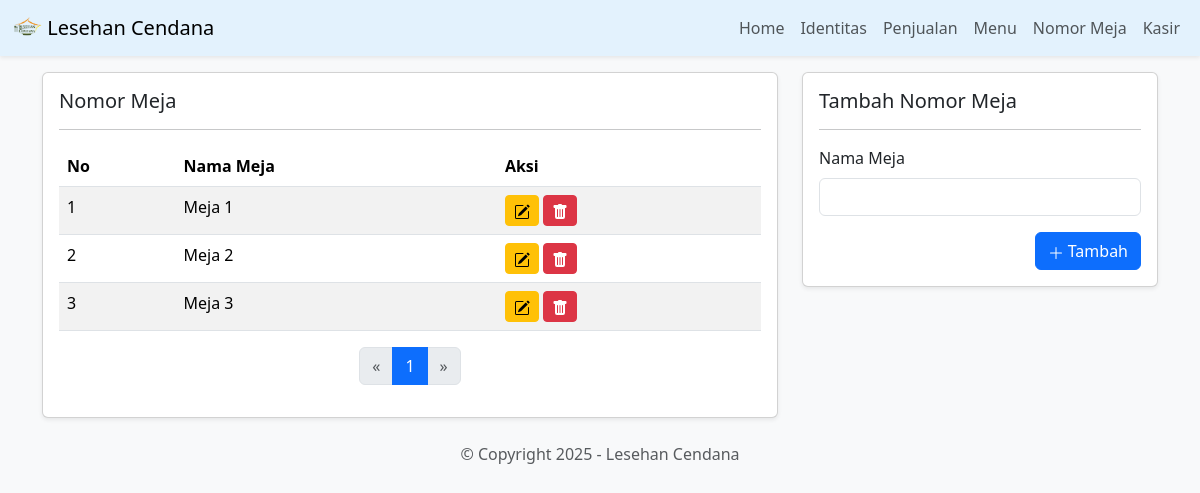
The page /main.php?module=meja on the database as committed earlier.
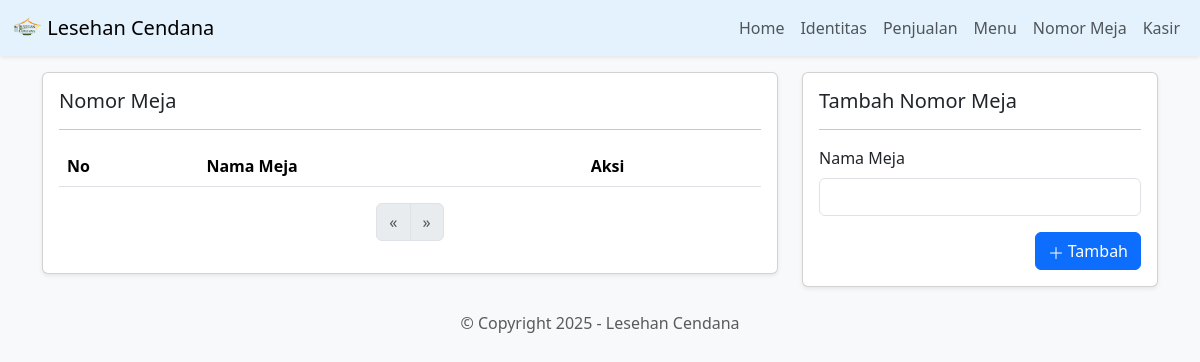
The same page on the database as committed later.
### tables this page shows
CREATE TABLE `identitas` (
  `id` int NOT NULL,
  `nama` varchar(255) NOT NULL,
  `alamat` text NOT NULL,
  `telepon` varchar(50) NOT NULL
);

CREATE TABLE `meja` (
  `id` int NOT NULL,
  `nama_meja` char(25) NOT NULL,
  `created_at` timestamp NOT NULL,
  `updated_at` timestamp NOT NULL
);

### modul/meja/index.php (the view, shortened to what this page needs)
<div class="container mt-3">
    <div class="row justify-content-center">
        <div class="col-lg-8 col-md-10 col-sm-12">
            <div class="card shadow-sm">
                <div class="card-body">
                    <h5 class="card-title">Nomor Meja</h5>
                    <hr>
                    <div class="table-responsive">
                        <table class="table table-striped table-hover">
                            <thead>
                                <tr>
                                    <th>No</th>
                                    <th>Nama Meja</th>
                                    <th>Aksi</th>
                                </tr>
                            </thead>
                            <tbody>
                                <?php
                                $per_halaman = 10;
                                $sql_total = "SELECT COUNT(*) FROM meja";
                                $result_total = mysqli_query($koneksi, $sql_total);
                                $total_data = mysqli_fetch_row($result_total)[0];
                                $total_halaman = ceil($total_data / $per_halaman);
                                $halaman = isset($_GET['page']) ? (int)$_GET['page'] : 1;
                                $halaman = max($halaman, 1);
                                $offset = ($halaman - 1) * $per_halaman;
                                $sql = "SELECT * FROM meja LIMIT $offset, $per_halaman";
                                $query = mysqli_query($koneksi, $sql);
                                $no = $offset + 1;
                                while ($data = mysqli_fetch_array($query)) {
                                ?>
                                    <tr>
                                        <td><?= $no++; ?></td>
                                        <td><?= htmlspecialchars($data['nama_meja']); ?></td>
                                        <td>
                                            <button type="button" class="btn btn-warning btn-sm" data-bs-toggle="modal" data-bs-target="#editMeja<?= $data['id']; ?>">
                                            </button>
                                            <?php
                                            $cek_meja = $koneksi->query("SELECT * FROM penjualan WHERE id_meja = '$data[id]'")->num_rows;
                                            if ($cek_meja == 0) {
                                            ?>
                                                <button type="button" class="btn btn-danger btn-sm" data-bs-toggle="modal" data-bs-target="#hapusMeja<?= $data['id']; ?>">
                                                </button>
                                            <?php
                                            }
                                            ?>
                                        </td>
                                    </tr>
                                <?php } ?>
                            </tbody>
                        </table>
                    </div>
                    <nav>
                        <ul class="pagination justify-content-center">
                            <li class="page-item <?= $halaman <= 1 ? 'disabled' : ''; ?>">
                                <a class="page-link" href="?page=<?= max(1, $halaman - 1); ?>">&laquo;</a>
                            </li>
                            <?php for ($i = 1; $i <= $total_halaman; $i++) : ?>
                                <li class="page-item <?= $i == $halaman ? 'active' : ''; ?>">
                                    <a class="page-link" href="?page=<?= $i; ?>"><?= $i; ?></a>
                                </li>
                            <?php endfor; ?>
                            <li class="page-item <?= $halaman >= $total_halaman ? 'disabled' : ''; ?>">
                                <a class="page-link" href="?page=<?= min($total_halaman, $halaman + 1); ?>">&raquo;</a>
                            </li>
                        </ul>
                    </nav>
                </div>
            </div>
        </div>
        <div class="col-lg-4 col-md-8 col-sm-12 mt-3 mt-lg-0">
            <div class="card shadow-sm">
                <div class="card-body">
                    <h5 class="card-title">Tambah Nomor Meja</h5>
                    <hr>
                    <form action="modul/meja/aksi.php?aksi=tambah" method="post">
                        <div class="mb-3">
                            <label class="form-label">Nama Meja</label>
                            <input type="text" class="form-control" name="nama_meja" required>
                        </div>
                        <div class="text-end">
                            <button type="submit" class="btn btn-primary">
                                <svg xmlns="http://www.w3.org/2000/svg" width="16" height="16" fill="currentColor" class="bi bi-plus-lg" viewBox="0 0 16 16">
                                    <path d="M8 2a.5.5 0 0 1 .5.5v5h5a.5.5 0 0 1 0 1h-5v5a.5.5 0 0 1-1 0v-5h-5a.5.5 0 0 1 0-1h5v-5A.5.5 0 0 1 8 2" />
                                </svg>
                                Tambah
                            </button>
                        </div>
                    </form>
                </div>
            </div>
        </div>
    </div>
</div>

### main.php (shortened to what this page needs)
<?php
include('koneksi.php');
$sql_identitas = "SELECT * FROM identitas";
$query_identitas = mysqli_query($koneksi, $sql_identitas);
$data_identitas = mysqli_fetch_array($query_identitas);
?>
<!DOCTYPE html>
<html lang="en">
<head>
    <link rel="stylesheet" href="bootstrap-5.3.3-dist/css/bootstrap.min.css">
</head>
<body class="bg-light">
    <nav class="navbar navbar-expand-lg shadow-sm" style="background-color: #e3f2fd;">
        <div class="container-fluid">
            <a class="navbar-brand" href="main.php?module=home">
                <img src="icons/icon-192x192.png" alt="Logo" width="30" height="24"
                    class="d-inline-block align-text-top">
                <?php echo $data_identitas['nama']; ?>
            </a>
            <div class="collapse navbar-collapse" id="navbarNav">
                <ul class="navbar-nav ms-auto">
                    <li class="nav-item">
                        <a class="nav-link" aria-current="page" href="main.php?module=home">Home</a>
                    </li>
                    <li class="nav-item">
                        <a class="nav-link" href="main.php?module=identitas">
                            Identitas
                        </a>
                    </li>
                    <li class="nav-item">
                        <a class="nav-link" href="main.php?module=penjualan">Penjualan</a>
                    </li>
                    <li class="nav-item">
                        <a class="nav-link" href="main.php?module=menu">Menu</a>
                    </li>
                    <li class="nav-item">
                        <a class="nav-link" href="main.php?module=meja">Nomor Meja</a>
                    </li>
                    <li class="nav-item">
                        <a class="nav-link" href="main.php?module=kasir">Kasir</a>
                    </li>
                </ul>
            </div>
        </div>
    </nav>
    <div class="container-fluid">
        <?php
        require_once('media.php');
        ?>
    </div>
    <div class="container-fluid mt-3">
        <div class="row py-2">
            <div class="col-12 text-center">
                <span class="text-muted">&copy; Copyright <?php echo date('Y'); ?> - <?php echo $data_identitas['nama']; ?></span>
            </div>
        </div>
    </div>
</body>
</html>

### media.php
<?php
if (isset($_GET['module'])) {
    $module = $_GET['module'];
    if ($module == 'home') {
        include('modul/home/index.php');
    } elseif ($module == 'penjualan') {
        include('modul/penjualan/index.php');
    } elseif ($module == 'menu') {
        include('modul/menu/index.php');
    } elseif ($module == 'kasir') {
        include('modul/kasir/index.php');
    } elseif ($module == 'meja') {
        include('modul/meja/index.php');
    } elseif ($module == 'identitas') {
        include('modul/identitas/index.php');
    } elseif ($module == 'tambah-pesanan') {
        include ('modul/penjualan/tambah-pesanan.php');
    }
    else {
        include('modul/home/index.php');
    }
}else{
    include('modul/home/index.php');
}
?>

Rows that differ between the two databases and show on the page:
removed meja: nama_meja "Meja 1"
removed meja: nama_meja "Meja 2"
removed meja: nama_meja "Meja 3"
Other text that changed with them:
list line gone: "1"
